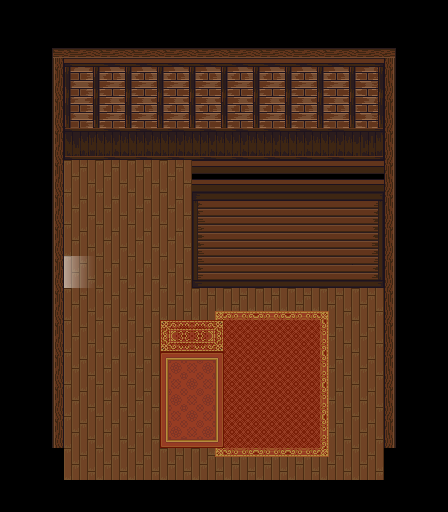

A level layout from a 2D game, rendered from its tile map. Below: a short description, then the map file with its tile-grid data intact:
An orthogonal 14x16 tile map with 32x32 px tiles, 5 tile layers (Ground, Ground Details, Ground Shadows, Furniture, ...), 1 hidden layer not drawn, 3 tilesets and 8 objects (exit-w, start, portia).

<map version="1.11" tiledversion="1.11.2" orientation="orthogonal" renderorder="right-down" width="14" height="16" tilewidth="32" tileheight="32" infinite="0" nextlayerid="9" nextobjectid="15">
 <tileset firstgid="1" source="../Assorted_LPC/lpc-walls/walls.tsx" />
 <tileset firstgid="6145" source="../[A]LightShadow_pipo.tsx" />
 <tileset firstgid="6233" source="../Assorted_LPC/lpc-floors/floors.tsx" />
 <layer id="1" name="Ground" width="14" height="16">
  <data encoding="csv">
0,0,0,0,0,0,0,0,0,0,0,0,0,0,
0,0,0,0,0,0,0,0,0,0,0,0,0,0,
0,0,0,0,0,0,0,0,0,0,0,0,0,0,
0,0,0,0,0,0,0,0,0,0,0,0,0,0,
0,0,0,0,0,0,0,0,0,0,0,0,0,0,
0,0,7513,7513,7513,7513,0,0,0,0,0,0,0,0,
0,0,7513,7513,7513,7513,0,0,0,0,0,0,0,0,
0,0,7513,7513,7513,7513,0,0,0,0,0,0,0,0,
0,0,7513,7513,7513,7513,0,0,0,0,0,0,0,0,
0,0,7513,7513,7513,7513,7513,7513,7513,7513,7513,7513,0,0,
0,0,7513,7513,7513,0,0,6951,6951,6951,7513,7513,0,0,
0,0,7513,7513,7513,0,0,6951,6951,6951,7513,7513,0,0,
0,0,7513,7513,7513,0,0,6951,6951,6951,7513,7513,0,0,
0,0,7513,7513,7513,0,0,6951,6951,6951,7513,7513,0,0,
0,0,7513,7513,7513,7513,7513,7513,7513,7513,7513,7513,0,0,
0,0,0,0,0,0,0,0,0,0,0,0,0,0
</data>
 </layer>
 <layer id="6" name="Ground Details" width="14" height="16">
  <data encoding="csv">
0,0,0,0,0,0,0,0,0,0,0,0,0,0,
0,0,0,0,0,0,0,0,0,0,0,0,0,0,
0,0,0,0,0,0,0,0,0,0,0,0,0,0,
0,0,0,0,0,0,0,0,0,0,0,0,0,0,
0,0,0,0,0,0,0,0,0,0,0,0,0,0,
0,0,0,0,0,0,0,0,0,0,0,0,0,0,
0,0,0,0,0,0,0,0,0,0,0,0,0,0,
0,0,0,0,0,0,0,0,0,0,0,0,0,0,
0,0,0,0,0,0,0,0,0,0,0,0,0,0,
0,0,0,0,0,0,6312,6313,6313,6313,6314,0,0,0,
0,0,0,0,0,0,0,0,0,0,6346,0,0,0,
0,0,0,0,0,6300,6302,0,0,0,6346,0,0,0,
0,0,0,0,0,6332,6334,0,0,0,6346,0,0,0,
0,0,0,0,0,6364,6366,0,0,0,6346,0,0,0,
0,0,0,0,0,0,6376,6377,6377,6377,6378,0,0,0,
0,0,0,0,0,0,0,0,0,0,0,0,0,0
</data>
 </layer>
 <layer id="4" name="Ground Shadows" width="14" height="16">
  <data encoding="csv">
0,0,0,0,0,0,0,0,0,0,0,0,0,0,
0,0,0,0,0,0,0,0,0,0,0,0,0,0,
0,0,0,0,0,0,0,0,0,0,0,0,0,0,
0,0,0,0,0,0,0,0,0,0,0,0,0,0,
0,0,0,0,0,0,0,0,0,0,0,0,0,0,
0,0,0,0,0,0,0,0,0,0,0,0,0,0,
0,0,0,0,0,0,0,0,0,0,0,0,0,0,
0,0,0,0,0,0,0,0,0,0,0,0,0,0,
0,0,6204,0,0,0,0,0,0,0,0,0,0,0,
0,0,0,0,0,0,0,0,0,0,0,0,0,0,
0,0,0,0,0,7097,7099,0,0,0,0,0,0,0,
0,0,0,0,0,0,0,0,0,0,0,0,0,0,
0,0,0,0,0,0,0,0,0,0,0,0,0,0,
0,0,0,0,0,0,0,0,0,0,0,0,0,0,
0,0,0,0,0,0,0,0,0,0,0,0,0,0,
0,0,0,0,0,0,0,0,0,0,0,0,0,0
</data>
 </layer>
 <layer id="5" name="Furniture" width="14" height="16">
  <data encoding="csv">
0,0,0,0,0,0,0,0,0,0,0,0,0,0,
0,0,0,0,0,0,0,0,0,0,0,0,0,0,
0,0,0,0,0,0,0,0,0,0,0,0,0,0,
0,0,0,0,0,0,0,0,0,0,0,0,0,0,
0,0,0,0,0,0,0,0,0,0,0,0,0,0,
0,0,0,0,0,0,0,0,0,0,0,0,0,0,
0,0,0,0,0,0,0,0,0,0,0,0,0,0,
0,0,0,0,0,0,0,0,0,0,0,0,0,0,
0,0,0,0,0,0,0,0,0,0,0,0,0,0,
0,0,0,0,0,0,0,0,0,0,0,0,0,0,
0,0,0,0,0,0,0,0,0,0,0,0,0,0,
0,0,0,0,0,0,0,0,0,0,0,0,0,0,
0,0,0,0,0,0,0,0,0,0,0,0,0,0,
0,0,0,0,0,0,0,0,0,0,0,0,0,0,
0,0,0,0,0,0,0,0,0,0,0,0,0,0,
0,0,0,0,0,0,0,0,0,0,0,0,0,0
</data>
 </layer>
 <layer id="2" name="Walls" width="14" height="16">
  <data encoding="csv">
0,0,0,0,0,0,0,0,0,0,0,0,0,0,
0,395,586,586,586,586,586,586,586,586,586,586,394,0,
0,523,4385,4386,4386,4386,4386,4386,4386,4386,4386,4387,521,0,
0,523,4449,4450,4450,4450,4450,4450,4450,4450,4450,4451,521,0,
0,523,4513,4514,4514,4514,4514,4514,4514,4514,4514,4515,521,0,
0,523,0,0,0,0,294,294,294,294,294,294,521,0,
0,523,0,0,0,0,3793,3794,3794,3794,3794,3795,521,0,
0,523,0,0,0,0,3857,3858,3858,3858,3858,3859,521,0,
0,523,0,0,0,0,3921,3922,3922,3922,3922,3923,521,0,
0,523,0,0,0,0,0,0,0,0,0,0,521,0,
0,523,0,0,0,0,0,0,0,0,0,0,521,0,
0,523,0,0,0,0,0,0,0,0,0,0,521,0,
0,523,0,0,0,0,0,0,0,0,0,0,521,0,
0,523,0,0,0,0,0,0,0,0,0,0,521,0,
0,0,0,0,0,0,0,0,0,0,0,0,0,0,
0,0,0,0,0,0,0,0,0,0,0,0,0,0
</data>
 </layer>
 <imagelayer id="3" name="ref" visible="0" opacity="0.25" offsetx="-1088" offsety="-768">
  <image source="../vtt-maps/District 2.webp" width="2112" height="2560" />
 </imagelayer>
 <objectgroup id="7" name="Object Layer 1">
  <object id="1" name="exit-w" x="16" y="256" width="32" height="32">
   <properties>
    <property name="dest" value="somewhere-district-2" />
    <property name="destX" type="float" value="32" />
    <property name="destY" type="float" value="37" />
   </properties>
  </object>
  <object id="13" name="start" x="80" y="272">
   <point />
  </object>
  <object id="14" name="portia" x="240" y="400">
   <point />
  </object>
 </objectgroup>
 <objectgroup id="8" name="collisions">
  <object id="3" x="32" y="288" width="32" height="288">
   <properties>
    <property name="collision" type="bool" value="true" />
   </properties>
  </object>
  <object id="4" x="64" y="128" width="768" height="32">
   <properties>
    <property name="collision" type="bool" value="true" />
   </properties>
  </object>
  <object id="5" x="32" y="160" width="32" height="96">
   <properties>
    <property name="collision" type="bool" value="true" />
   </properties>
  </object>
  <object id="6" x="384" y="160" width="32" height="128">
   <properties>
    <property name="collision" type="bool" value="true" />
   </properties>
  </object>
  <object id="7" x="384" y="320" width="32" height="256">
   <properties>
    <property name="collision" type="bool" value="true" />
   </properties>
  </object>
 </objectgroup>
</map>
